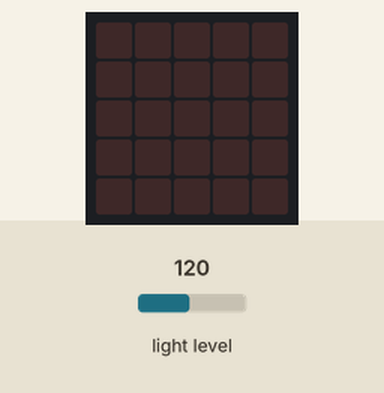
Recording of a program running on a simulated BBC micro:bit running MicroPython. On the bench: the board's 5×5 LED display. Inputs (shaded band) come from the test bench; at power-on: light level 120. Dim RGB values are drawn brighter than linear.

Above: at 1.2 s.
1.3 s: light level set to 5
At 2.6 s:
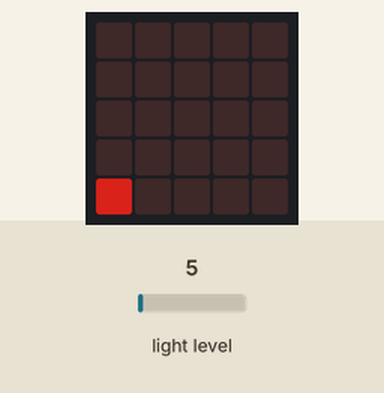
2.9 s: light level set to 64
At 4.2 s:
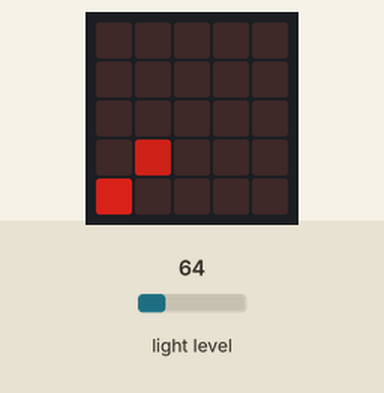
4.5 s: light level set to 128
At 5.8 s:
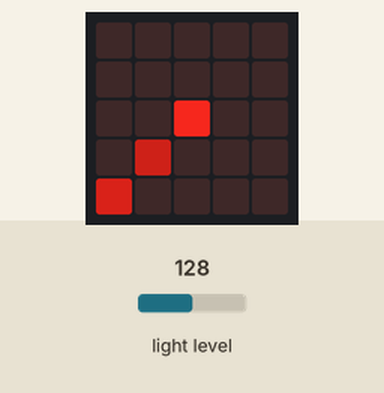
6.1 s: light level set to 191
At 7.4 s:
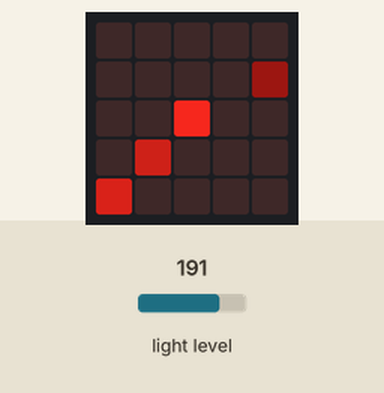
7.7 s: light level set to 22
At 9.0 s:
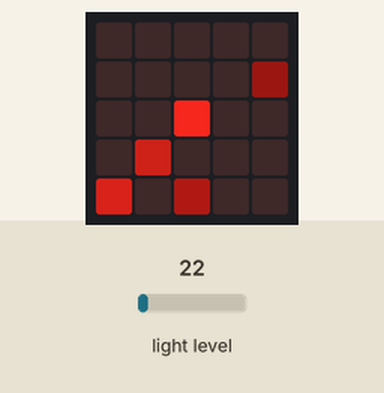
Timing chart, 0 to 10.3 s (numbered marks = the images above; inputs shaded):
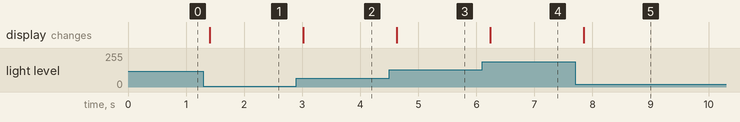

Measured:
- after the input at 1.3 s, the display: changes after 0.11 s (image 1)
- after the input at 2.9 s, the display: changes after 0.12 s (image 2)
- after the input at 4.5 s, the display: changes after 0.13 s (image 3)
- after the input at 6.1 s, the display: changes after 0.14 s (image 4)
- after the input at 7.7 s, the display: changes after 0.15 s (image 5)

The program:

jvistal_light_sensor_controlled_LED.py
```python
"""
To get started, check out the "Device Simulator Express: Getting Started" command in the command pallete, which you can access with `CMD + SHIFT + P` For Mac and `CTRL + SHIFT + P` for Windows and Linux.

Get started with micro:bit and MicroPython on:
https://microbit-micropython.readthedocs.io/en/latest/.
"""

from microbit import *
from time import *

while True:
    light = display.read_light_level()
    peak = int(light/250*25)
    deduct = peak * 10

    x = peak % 5
    yCheck = int(light/250*5)

    if yCheck == 0:
        y = 4
    elif yCheck == 1:
        y = 3
    elif yCheck == 2:
        y = 2
    elif yCheck == 3:
        y = 1
    elif yCheck == 4:
        y = 0

    if peak < 25:
        light = display.read_light_level()-deduct
        sleep(.1)
        display.set_pixel(x,y,light)
```
